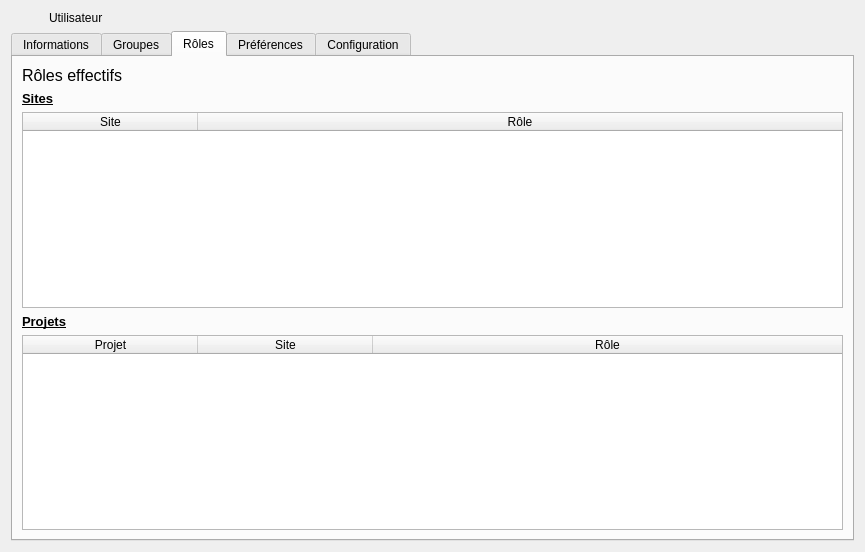
<?xml version="1.0" encoding="UTF-8"?>
<ui version="4.0">
 <class>UserWidget</class>
 <widget class="QWidget" name="UserWidget">
  <property name="enabled">
   <bool>true</bool>
  </property>
  <property name="geometry">
   <rect>
    <x>0</x>
    <y>0</y>
    <width>865</width>
    <height>552</height>
   </rect>
  </property>
  <property name="sizePolicy">
   <sizepolicy hsizetype="Preferred" vsizetype="Expanding">
    <horstretch>0</horstretch>
    <verstretch>0</verstretch>
   </sizepolicy>
  </property>
  <property name="windowTitle">
   <string>Utilisateur</string>
  </property>
  <property name="styleSheet">
   <string notr="true">/*
QPushButton#btnConnect{background-color:rgb(80,180,80)}
QWidget{background-color: rgba(0,0,0,0);color:white;border-radius:5px}
QWidget#mainWidget{background-color:rgba(128,128,128,25%);}
QWidget#frmProfile,QWidget#pageProfile{background-color:rgba(108,8,156,25%);}
QPlainTextEdit,QLineEdit,QListWidget,QComboBox,QTextEdit,QSpinBox{background-color: rgba(255,255,255,50%); color: black;}

QTableWidget{
background-color: rgba(0,0,0,50%);
color: white;
border: 1px solid rgba(255,255,255,50%);
}

QLabel#lblLastOnline{color:lightblue;}
QLabel#lblError,QLabel#lblCamMissing,QLabel#lblAudioMissing{color:red; background-color:rgba(255,0,0,30%);}

QLineEdit:!enabled, QListWidget:!enabled,QComboBox:!enabled,QTextEdit:!enabled,QPlainTextEdit:!enabled{background-color: rgba(0,0,0,30%);color:white;border:0}
QDateEdit::down-arrow:!enabled,QTimeEdit::down-arrow:!enabled,QDateEdit::up-arrow:!enabled,QTimeEdit::up-arrow:!enabled,QComboBox::drop-down:!enabled{background-color:rgba(0,0,0,0%);}

QTextEdit#txtProfile{background-color: rgba(255,255,255,80%);color:black;border:0}
QTextEdit:!enabled#txtProfile{background-color: rgba(255,255,255,60%);color:black;border:0}

QFrame#frmSelUser{background-color:rgba(100,100,200,50%);}
QFrame#frmAudio,QFrame#frmCam1,QFrame#frmCam2,QFrame#frmSensors,QFrame#frmWebRTC,QFrame#frmVirtualCam,QFrame#frmExternalPrograms{background-color:rgba(100,100,200,35%);}

QCheckBox::indicator:unchecked:!enabled { background-color:rgba(128,0,0,100%);}
QCheckBox::indicator:checked:!enabled { background-color:green;}
QCheckBox::indicator:unchecked{ background-color:red;border-radius:3px;}
QCheckBox::indicator:checked {background-color:rgb(0,255,0);border-radius:3px;}
QCheckBox:checked{color:lightgreen;background-color:rgba(0,0,0,0%);}
QCheckBox:!checked{color:red;background-color:rgba(0,0,0,0%);}

QPushButton{background-color:qlineargradient(x1: 0, y1: 0, x2: 0, y2: 1, stop: 0 #2198c0, stop: 1 #0d5ca6);}
QPushButton:checked{background-color:rgb(128,128,128); border:1px solid rgba(255,255,255,50%);}
QPushButton:hover,QPushButton:checked{background-color:  rgba(255,255,255,75%);color:black;}
QPushButton#btnEditUser:hover{background-color:  rgba(255,255,255,75%);color:black;}
QPushButton#btnEdit,QPushButton#btnDelete,QPushButton#btnExisting{background-color:  rgba(255,255,255,0%);border:0 px;}
QPushButton#btnEdit:hover,QPushButton#btnDelete:hover,QPushButton#btnExisting:hover{background-color:  rgba(255,255,255,25%);border:0 px;}
QPushButton#btnExisting:checked{background-color:rgba(0,100,200,50%);}
QPushButton#btnUpgrade{background-color:rgba(200,0,0,90%);}

QToolButton:hover{background-color:  rgba(255,255,255,50);}

QTreeWidget::branch:closed:has-children:has-siblings  {
            border-image: none;
            image: url(:/pictures/controls/branch_closed.png);
    }
     
    QTreeView::branch:open:has-children:!has-siblings,
    QTreeView::branch:open:has-children:has-siblings   {
            border-image: none;
            image:url(:/pictures/controls/branch_opened.png);
    }

QWidget#lineOnline{background-color:blue;}
QWidget#lineOffline{background-color:red;}
QWidget#lineBoth{background-color:rgb(255,0,255);}


QTabWidget::pane { 
	background-color: rgba(128,128,140,25%);
	border-radius: 5px;
    border: 2px solid rgba(128,128,140,50%);
 }

 QTabWidget::tab-bar {
     left: 5px; 
 }


 QTabBar::tab,QTableWidget::tab,QHeaderView::section {
     background: qlineargradient(x1: 0, y1: 0, x2: 0, y2: 1,
                                 stop: 0  rgba(128,128,140,50%),  stop: 1.0  rgba(128,128,140,25%));
     border: 2px solid  rgba(128,128,140,50%);
     border-bottom: 0px;
     border-top-left-radius: 4px;
     border-top-right-radius: 4px;
     padding: 2px;
min-height:25px;
 }

 QTabBar::tab:selected, QTabBar::tab:hover {

background: qlineargradient(x1: 0, y1: 0, x2: 0, y2: 1,
                                 stop: 0  rgba(128,128,140,70%),  stop: 1.0  rgba(128,128,140,50%));
 }

 QTabBar::tab:selected {
     border-color:rgba(128,128,140,60%);
     border-bottom-color:rgba(128,128,140,60%); 
 }

 QTabBar::tab:!selected {
     margin-top: 2px; 
 }
*/

</string>
  </property>
  <layout class="QVBoxLayout" name="verticalLayout">
   <item>
    <layout class="QHBoxLayout" name="horizontalLayout_3">
     <item>
      <widget class="QLabel" name="icoTitle">
       <property name="sizePolicy">
        <sizepolicy hsizetype="Fixed" vsizetype="Fixed">
         <horstretch>0</horstretch>
         <verstretch>0</verstretch>
        </sizepolicy>
       </property>
       <property name="maximumSize">
        <size>
         <width>32</width>
         <height>32</height>
        </size>
       </property>
       <property name="text">
        <string/>
       </property>
       <property name="pixmap">
        <pixmap resource="../../resources/TeraClient.qrc">:/icons/software_user.png</pixmap>
       </property>
       <property name="scaledContents">
        <bool>true</bool>
       </property>
      </widget>
     </item>
     <item>
      <widget class="QLabel" name="lblTitle">
       <property name="font">
        <font>
         <weight>50</weight>
         <bold>false</bold>
        </font>
       </property>
       <property name="text">
        <string>Utilisateur</string>
       </property>
      </widget>
     </item>
    </layout>
   </item>
   <item>
    <widget class="QFrame" name="stkMain">
     <layout class="QVBoxLayout" name="verticalLayout_9">
      <property name="spacing">
       <number>0</number>
      </property>
      <property name="leftMargin">
       <number>0</number>
      </property>
      <property name="topMargin">
       <number>0</number>
      </property>
      <property name="rightMargin">
       <number>0</number>
      </property>
      <property name="bottomMargin">
       <number>0</number>
      </property>
      <item>
       <widget class="QTabWidget" name="tabMain">
        <property name="currentIndex">
         <number>2</number>
        </property>
        <property name="iconSize">
         <size>
          <width>20</width>
          <height>20</height>
         </size>
        </property>
        <widget class="QWidget" name="tabInfos">
         <attribute name="icon">
          <iconset resource="../../resources/TeraClient.qrc">
           <normaloff>:/icons/dashboard.png</normaloff>:/icons/dashboard.png</iconset>
         </attribute>
         <attribute name="title">
          <string>Informations</string>
         </attribute>
         <layout class="QVBoxLayout" name="verticalLayout_4">
          <property name="spacing">
           <number>0</number>
          </property>
          <property name="leftMargin">
           <number>0</number>
          </property>
          <property name="topMargin">
           <number>0</number>
          </property>
          <property name="rightMargin">
           <number>0</number>
          </property>
          <property name="bottomMargin">
           <number>0</number>
          </property>
          <item>
           <widget class="QWidget" name="mainWidget" native="true">
            <layout class="QVBoxLayout" name="verticalLayout_2">
             <item>
              <layout class="QHBoxLayout" name="horizontalLayout">
               <item>
                <spacer name="horizontalSpacer">
                 <property name="orientation">
                  <enum>Qt::Horizontal</enum>
                 </property>
                 <property name="sizeHint" stdset="0">
                  <size>
                   <width>40</width>
                   <height>1</height>
                  </size>
                 </property>
                </spacer>
               </item>
               <item>
                <widget class="QPushButton" name="btnEdit">
                 <property name="minimumSize">
                  <size>
                   <width>0</width>
                   <height>32</height>
                  </size>
                 </property>
                 <property name="cursor">
                  <cursorShape>PointingHandCursor</cursorShape>
                 </property>
                 <property name="text">
                  <string>Éditer</string>
                 </property>
                 <property name="icon">
                  <iconset resource="../../resources/TeraClient.qrc">
                   <normaloff>:/icons/edit.png</normaloff>:/icons/edit.png</iconset>
                 </property>
                 <property name="iconSize">
                  <size>
                   <width>20</width>
                   <height>20</height>
                  </size>
                 </property>
                </widget>
               </item>
              </layout>
             </item>
             <item>
              <widget class="QPushButton" name="btnGeneratePassword">
               <property name="enabled">
                <bool>false</bool>
               </property>
               <property name="minimumSize">
                <size>
                 <width>0</width>
                 <height>32</height>
                </size>
               </property>
               <property name="cursor">
                <cursorShape>PointingHandCursor</cursorShape>
               </property>
               <property name="text">
                <string>Générer mot de passe aléatoire</string>
               </property>
               <property name="icon">
                <iconset resource="../../resources/TeraClient.qrc">
                 <normaloff>:/icons/random.png</normaloff>:/icons/random.png</iconset>
               </property>
               <property name="iconSize">
                <size>
                 <width>24</width>
                 <height>24</height>
                </size>
               </property>
              </widget>
             </item>
             <item>
              <widget class="TeraForm" name="wdgUser" native="true">
               <property name="sizePolicy">
                <sizepolicy hsizetype="Preferred" vsizetype="MinimumExpanding">
                 <horstretch>0</horstretch>
                 <verstretch>0</verstretch>
                </sizepolicy>
               </property>
              </widget>
             </item>
             <item>
              <widget class="QFrame" name="frameButtons">
               <layout class="QHBoxLayout" name="horizontalLayout_2">
                <item>
                 <widget class="QPushButton" name="btnSave">
                  <property name="minimumSize">
                   <size>
                    <width>0</width>
                    <height>32</height>
                   </size>
                  </property>
                  <property name="cursor">
                   <cursorShape>PointingHandCursor</cursorShape>
                  </property>
                  <property name="text">
                   <string>Sauvegarder</string>
                  </property>
                  <property name="icon">
                   <iconset resource="../../resources/TeraClient.qrc">
                    <normaloff>:/icons/save.png</normaloff>:/icons/save.png</iconset>
                  </property>
                  <property name="iconSize">
                   <size>
                    <width>24</width>
                    <height>24</height>
                   </size>
                  </property>
                 </widget>
                </item>
                <item>
                 <widget class="QPushButton" name="btnUndo">
                  <property name="minimumSize">
                   <size>
                    <width>0</width>
                    <height>32</height>
                   </size>
                  </property>
                  <property name="cursor">
                   <cursorShape>PointingHandCursor</cursorShape>
                  </property>
                  <property name="text">
                   <string>Annuler</string>
                  </property>
                  <property name="icon">
                   <iconset resource="../../resources/TeraClient.qrc">
                    <normaloff>:/icons/undo.png</normaloff>:/icons/undo.png</iconset>
                  </property>
                  <property name="iconSize">
                   <size>
                    <width>24</width>
                    <height>24</height>
                   </size>
                  </property>
                 </widget>
                </item>
               </layout>
              </widget>
             </item>
            </layout>
           </widget>
          </item>
         </layout>
        </widget>
        <widget class="QWidget" name="tabGroups">
         <attribute name="icon">
          <iconset resource="../../resources/TeraClient.qrc">
           <normaloff>:/icons/usergroup.png</normaloff>:/icons/usergroup.png</iconset>
         </attribute>
         <attribute name="title">
          <string>Groupes</string>
         </attribute>
         <layout class="QVBoxLayout" name="verticalLayout_6">
          <item alignment="Qt::AlignTop">
           <widget class="QLabel" name="lblWarning">
            <property name="text">
             <string>Cet utilisateur est un super administrateur. Il est donc impossible de lui assigner des groupes utiilsateurs.</string>
            </property>
           </widget>
          </item>
          <item>
           <widget class="QFrame" name="frameGroups">
            <property name="frameShape">
             <enum>QFrame::StyledPanel</enum>
            </property>
            <property name="frameShadow">
             <enum>QFrame::Raised</enum>
            </property>
            <layout class="QVBoxLayout" name="verticalLayout_3">
             <property name="leftMargin">
              <number>0</number>
             </property>
             <property name="topMargin">
              <number>0</number>
             </property>
             <property name="rightMargin">
              <number>0</number>
             </property>
             <property name="bottomMargin">
              <number>0</number>
             </property>
             <item>
              <widget class="QListWidget" name="lstGroups">
               <property name="sizePolicy">
                <sizepolicy hsizetype="Preferred" vsizetype="Expanding">
                 <horstretch>0</horstretch>
                 <verstretch>0</verstretch>
                </sizepolicy>
               </property>
               <property name="editTriggers">
                <set>QAbstractItemView::NoEditTriggers</set>
               </property>
               <property name="showDropIndicator" stdset="0">
                <bool>false</bool>
               </property>
               <property name="selectionMode">
                <enum>QAbstractItemView::NoSelection</enum>
               </property>
               <property name="uniformItemSizes">
                <bool>true</bool>
               </property>
              </widget>
             </item>
             <item>
              <widget class="QPushButton" name="btnUpdateGroups">
               <property name="minimumSize">
                <size>
                 <width>0</width>
                 <height>32</height>
                </size>
               </property>
               <property name="cursor">
                <cursorShape>PointingHandCursor</cursorShape>
               </property>
               <property name="text">
                <string>Mettre à jour les groupes de cet utilisateur</string>
               </property>
               <property name="icon">
                <iconset resource="../../resources/TeraClient.qrc">
                 <normaloff>:/icons/save.png</normaloff>:/icons/save.png</iconset>
               </property>
               <property name="iconSize">
                <size>
                 <width>24</width>
                 <height>24</height>
                </size>
               </property>
              </widget>
             </item>
            </layout>
           </widget>
          </item>
         </layout>
        </widget>
        <widget class="QWidget" name="tabRoles">
         <attribute name="icon">
          <iconset resource="../../resources/TeraClient.qrc">
           <normaloff>:/icons/password.png</normaloff>:/icons/password.png</iconset>
         </attribute>
         <attribute name="title">
          <string>Rôles</string>
         </attribute>
         <layout class="QVBoxLayout" name="verticalLayout_5">
          <item>
           <widget class="QLabel" name="lblRoles">
            <property name="font">
             <font>
              <pointsize>12</pointsize>
             </font>
            </property>
            <property name="text">
             <string>Rôles effectifs</string>
            </property>
           </widget>
          </item>
          <item>
           <widget class="QLabel" name="lblSitesRoles">
            <property name="font">
             <font>
              <pointsize>10</pointsize>
              <weight>75</weight>
              <bold>true</bold>
              <underline>true</underline>
             </font>
            </property>
            <property name="text">
             <string>Sites</string>
            </property>
           </widget>
          </item>
          <item>
           <widget class="QTableWidget" name="tableSitesRoles">
            <property name="selectionMode">
             <enum>QAbstractItemView::NoSelection</enum>
            </property>
            <property name="selectionBehavior">
             <enum>QAbstractItemView::SelectRows</enum>
            </property>
            <property name="sortingEnabled">
             <bool>true</bool>
            </property>
            <attribute name="horizontalHeaderDefaultSectionSize">
             <number>175</number>
            </attribute>
            <attribute name="horizontalHeaderShowSortIndicator" stdset="0">
             <bool>true</bool>
            </attribute>
            <attribute name="horizontalHeaderStretchLastSection">
             <bool>true</bool>
            </attribute>
            <attribute name="verticalHeaderVisible">
             <bool>false</bool>
            </attribute>
            <column>
             <property name="text">
              <string>Site</string>
             </property>
            </column>
            <column>
             <property name="text">
              <string>Rôle</string>
             </property>
            </column>
           </widget>
          </item>
          <item>
           <widget class="QLabel" name="lblProjectsRoles">
            <property name="font">
             <font>
              <pointsize>10</pointsize>
              <weight>75</weight>
              <bold>true</bold>
              <underline>true</underline>
             </font>
            </property>
            <property name="text">
             <string>Projets</string>
            </property>
           </widget>
          </item>
          <item>
           <widget class="QTableWidget" name="tableProjectsRoles">
            <property name="selectionMode">
             <enum>QAbstractItemView::NoSelection</enum>
            </property>
            <property name="selectionBehavior">
             <enum>QAbstractItemView::SelectRows</enum>
            </property>
            <property name="sortingEnabled">
             <bool>true</bool>
            </property>
            <attribute name="horizontalHeaderDefaultSectionSize">
             <number>175</number>
            </attribute>
            <attribute name="horizontalHeaderShowSortIndicator" stdset="0">
             <bool>true</bool>
            </attribute>
            <attribute name="horizontalHeaderStretchLastSection">
             <bool>true</bool>
            </attribute>
            <attribute name="verticalHeaderVisible">
             <bool>false</bool>
            </attribute>
            <column>
             <property name="text">
              <string>Projet</string>
             </property>
            </column>
            <column>
             <property name="text">
              <string>Site</string>
             </property>
            </column>
            <column>
             <property name="text">
              <string>Rôle</string>
             </property>
            </column>
           </widget>
          </item>
         </layout>
        </widget>
        <widget class="QWidget" name="tabProfile">
         <attribute name="icon">
          <iconset resource="../../resources/TeraClient.qrc">
           <normaloff>:/icons/options.png</normaloff>:/icons/options.png</iconset>
         </attribute>
         <attribute name="title">
          <string>Préférences</string>
         </attribute>
         <layout class="QVBoxLayout" name="verticalLayout_7">
          <item>
           <widget class="TeraForm" name="wdgPrefs" native="true"/>
          </item>
          <item>
           <widget class="QPushButton" name="btnUpdatePrefs">
            <property name="minimumSize">
             <size>
              <width>0</width>
              <height>32</height>
             </size>
            </property>
            <property name="cursor">
             <cursorShape>PointingHandCursor</cursorShape>
            </property>
            <property name="text">
             <string>Mettre à jour les préférences</string>
            </property>
            <property name="icon">
             <iconset resource="../../resources/TeraClient.qrc">
              <normaloff>:/icons/save.png</normaloff>:/icons/save.png</iconset>
            </property>
            <property name="iconSize">
             <size>
              <width>24</width>
              <height>24</height>
             </size>
            </property>
           </widget>
          </item>
         </layout>
        </widget>
        <widget class="QWidget" name="tabConfig">
         <attribute name="icon">
          <iconset resource="../../resources/TeraClient.qrc">
           <normaloff>:/icons/config.png</normaloff>:/icons/config.png</iconset>
         </attribute>
         <attribute name="title">
          <string>Configuration</string>
         </attribute>
         <layout class="QHBoxLayout" name="horizontalLayout_4">
          <item>
           <widget class="QWidget" name="wdgServiceConfig" native="true">
            <property name="sizePolicy">
             <sizepolicy hsizetype="Expanding" vsizetype="Preferred">
              <horstretch>0</horstretch>
              <verstretch>0</verstretch>
             </sizepolicy>
            </property>
           </widget>
          </item>
         </layout>
        </widget>
       </widget>
      </item>
     </layout>
    </widget>
   </item>
  </layout>
 </widget>
 <customwidgets>
  <customwidget>
   <class>TeraForm</class>
   <extends>QWidget</extends>
   <header>TeraForm.h</header>
   <container>1</container>
  </customwidget>
 </customwidgets>
 <resources>
  <include location="../../resources/TeraClient.qrc"/>
 </resources>
 <connections/>
</ui>
